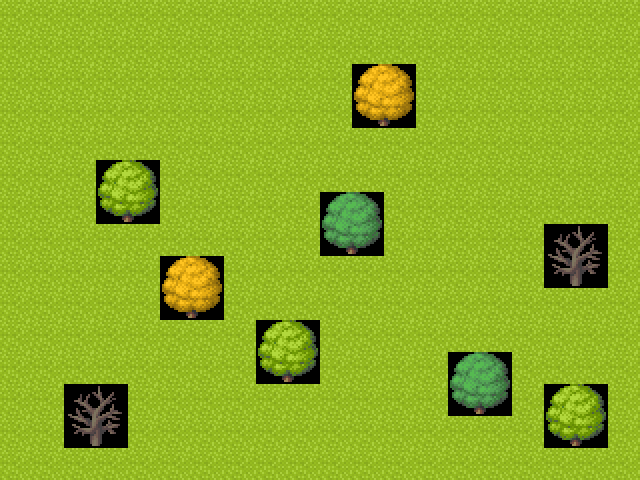

This game map was drawn from its Tiled (.tmx) file and the tilesets committed beside it. A one-line description and the full map source follow:
An orthogonal 20x15 tile map with 32x32 px tiles, 1 tile layer (タイル・レイヤー1).

<map version="1.0" orientation="orthogonal" width="20" height="15" tilewidth="32" tileheight="32">
 <tileset firstgid="1" name="base" tilewidth="32" tileheight="32">
  <image source="base.png" width="256" height="128" />
 </tileset>
 <layer name="タイル・レイヤー1" width="20" height="15">
  <data encoding="csv">
1,1,1,1,1,1,1,1,1,1,1,1,1,1,1,1,1,1,1,1,
1,1,1,1,1,1,1,1,1,1,1,1,1,1,1,1,1,1,1,1,
1,1,1,1,1,1,1,1,1,1,1,21,22,1,1,1,1,1,1,1,
1,1,1,1,1,1,1,1,1,1,1,29,30,1,1,1,1,1,1,1,
1,1,1,1,1,1,1,1,1,1,1,1,1,1,1,1,1,1,1,1,
1,1,1,17,18,1,1,1,1,1,1,1,1,1,1,1,1,1,1,1,
1,1,1,25,26,1,1,1,1,1,19,20,1,1,1,1,1,1,1,1,
1,1,1,1,1,1,1,1,1,1,27,28,1,1,1,1,1,23,24,1,
1,1,1,1,1,21,22,1,1,1,1,1,1,1,1,1,1,31,32,1,
1,1,1,1,1,29,30,1,1,1,1,1,1,1,1,1,1,1,1,1,
1,1,1,1,1,1,1,1,17,18,1,1,1,1,1,1,1,1,1,1,
1,1,1,1,1,1,1,1,25,26,1,1,1,1,19,20,1,1,1,1,
1,1,23,24,1,1,1,1,1,1,1,1,1,1,27,28,1,17,18,1,
1,1,31,32,1,1,1,1,1,1,1,1,1,1,1,1,1,25,26,1,
1,1,1,1,1,1,1,1,1,1,1,1,1,1,1,1,1,1,1,1
</data>
 </layer>
</map>